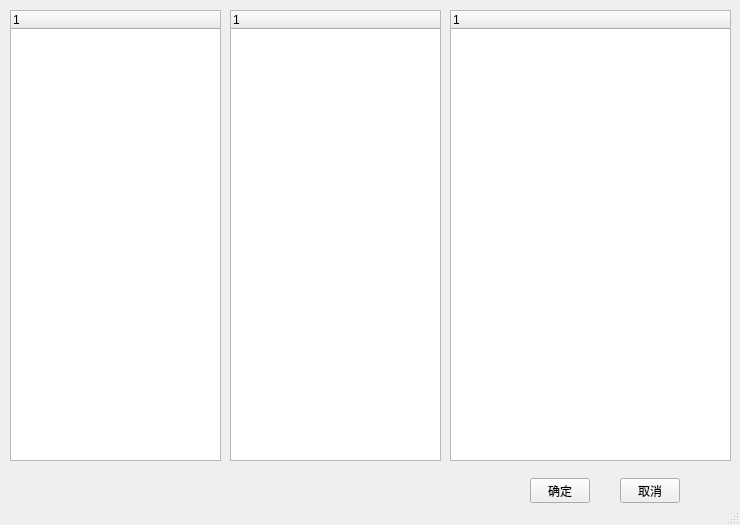
<?xml version="1.0" encoding="UTF-8"?>
<ui version="4.0">
 <class>contractSelect</class>
 <widget class="QMainWindow" name="contractSelect">
  <property name="geometry">
   <rect>
    <x>0</x>
    <y>0</y>
    <width>740</width>
    <height>525</height>
   </rect>
  </property>
  <property name="sizePolicy">
   <sizepolicy hsizetype="Expanding" vsizetype="Expanding">
    <horstretch>0</horstretch>
    <verstretch>0</verstretch>
   </sizepolicy>
  </property>
  <property name="windowTitle">
   <string>选择合约</string>
  </property>
  <widget class="QWidget" name="centralwidget">
   <widget class="QTreeWidget" name="contract_tree">
    <property name="geometry">
     <rect>
      <x>10</x>
      <y>10</y>
      <width>211</width>
      <height>451</height>
     </rect>
    </property>
    <column>
     <property name="text">
      <string notr="true">1</string>
     </property>
    </column>
   </widget>
   <widget class="QTreeWidget" name="contract_child_tree">
    <property name="geometry">
     <rect>
      <x>230</x>
      <y>10</y>
      <width>211</width>
      <height>451</height>
     </rect>
    </property>
    <column>
     <property name="text">
      <string notr="true">1</string>
     </property>
    </column>
   </widget>
   <widget class="QTreeWidget" name="choice_tree">
    <property name="geometry">
     <rect>
      <x>450</x>
      <y>10</y>
      <width>281</width>
      <height>451</height>
     </rect>
    </property>
    <column>
     <property name="text">
      <string notr="true">1</string>
     </property>
    </column>
   </widget>
   <widget class="QPushButton" name="confirm">
    <property name="geometry">
     <rect>
      <x>530</x>
      <y>478</y>
      <width>60</width>
      <height>25</height>
     </rect>
    </property>
    <property name="text">
     <string>确定</string>
    </property>
   </widget>
   <widget class="QPushButton" name="cancel">
    <property name="geometry">
     <rect>
      <x>620</x>
      <y>478</y>
      <width>60</width>
      <height>25</height>
     </rect>
    </property>
    <property name="text">
     <string>取消</string>
    </property>
   </widget>
  </widget>
  <widget class="QStatusBar" name="statusbar"/>
 </widget>
 <resources/>
 <connections/>
</ui>
